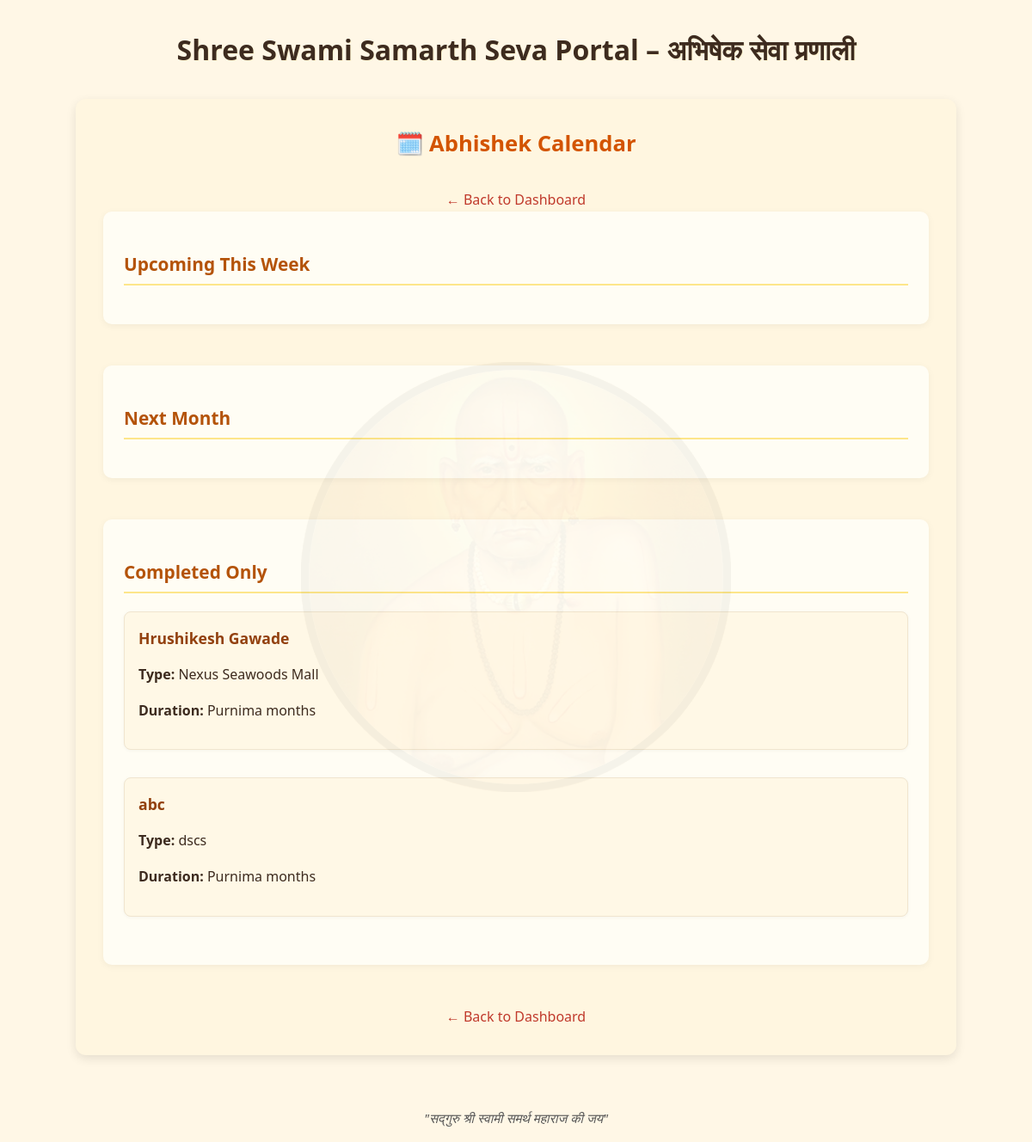
/calendar, run on the app's committed database.
### tables this page shows
CREATE TABLE bhakts (
    id INTEGER PRIMARY KEY AUTOINCREMENT,
    name TEXT NOT NULL,
    mobile TEXT,
    address TEXT,
    abhishek_type TEXT,
    start_date TEXT,
    end_date TEXT,
    duration_months INTEGER,
    email TEXT,
    gotra TEXT
);

### app.py (the view, shortened to what this page needs)
@app.route('/calendar')
def calendar():
    conn = sqlite3.connect(DB_PATH)
    c = conn.cursor()
    c.execute("SELECT * FROM bhakts")
    rows = c.fetchall()
    c.execute("SELECT bhakt_id, abhishek_type, completed_date FROM completed_abhisheks")
    completed_raw = c.fetchall()
    conn.close()
    completed = set((row[0], row[1], row[2]) for row in completed_raw)
    today = date.today()
    next_week = today + timedelta(days=7)
    next_month = today + timedelta(days=30)
    groups = {
        "Upcoming This Week": {},
        "Next Month": {},
        "Completed Only": {}
    }
    for row in rows:
        bhakt_id = row[0]
        name = row[1]
        abhishek_type = row[3]
        duration = row[4]
        start_date = row[5]
        dates = calculate_abhishek_dates(abhishek_type, start_date, duration)
        completed_dates = [d for d in dates if (bhakt_id, abhishek_type, d) in completed]
        upcoming_dates = [
            d for d in dates
            if datetime.strptime(d, '%Y-%m-%d').date() >= today
            and d not in completed_dates
        ]
        enriched_dates = []
        bhakt_info = {
            "id": bhakt_id,
            "abhishek_type": abhishek_type,
            "duration": duration,
            "enriched_dates": enriched_dates,
            "completed": completed_dates,
            "upcoming": upcoming_dates
        }
        if not upcoming_dates:
            groups["Completed Only"][name] = bhakt_info
    return render_template('calendar.html', schedule=groups, now=datetime.now())

### app.py (called while the page is built, shortened)
@app.context_processor
def inject_now():
    return {'now': lambda: datetime.now()}

def calculate_abhishek_dates(abhishek_type, start_date_str, duration_months):
    try:
        start_date = datetime.strptime(start_date_str, "%Y-%m-%d").date()
    except (ValueError, TypeError):
        return []
    try:
        duration_months = int(duration_months)
    except (ValueError, TypeError):
        return []

### templates/calendar.html (shortened to what this page needs)
<!DOCTYPE html>
<html lang="en">
<head>
  <link rel="stylesheet" href="{{ url_for('static', filename='css/style.css') }}">
</head>
<body>
  <header class="main-header">
    <h1>Shree Swami Samarth Seva Portal – अभिषेक सेवा प्रणाली</h1>
  </header>
  <div class="container">
    <h2>🗓️ Abhishek Calendar</h2>
    <div style="margin-top: 2em; text-align: center;">
      <a href="{{ url_for('dashboard') }}" class="back-link">← Back to Dashboard</a>
    </div>
    {% for group, bhakts in schedule.items() %}
    <div class="calendar-section">
      <h3>{{ group }}</h3>
      {% for bhakt, data in bhakts.items() %}
      <div class="schedule-card bhakt-entry">
        <h4>{{ bhakt }}</h4>
        <p><strong>Type:</strong> {{ data.abhishek_type }}</p>
        <p><strong>Duration:</strong> {{ data.duration }} months</p>
      </div>
      {% endfor %}
    </div>
    {% endfor %}
    <div style="margin-top: 2em; text-align: center;">
      <a href="{{ url_for('dashboard') }}" class="back-link">← Back to Dashboard</a>
    </div>
  </div>
  <footer class="main-footer">
    <p><em>"सद्गुरु श्री स्वामी समर्थ महाराज की जय"</em></p>
  </footer>
</body>
</html>

### static/css/style.css (style rules this page uses)
body { background-color: #fff7e6; font-family: 'Segoe UI', sans-serif; margin: 0; padding: 0; color: #3d2b1f; text-align: center; background-image: url("/static/img/swami-bg-pattern.png"); background-repeat: repeat-y; background-position: center top; background-size: cover; background-attachment: fixed; line-height: 1.6; }
header h1 { font-size: 2em; margin: 1em 0 0.5em; color: #3d2b1f; text-shadow: 1px 1px 0 #fff3d1; }
.container, .dashboard-container, .login-container { background-color: #fff6e0; border-radius: 12px; padding: 2em; box-shadow: 0 4px 12px rgba(0, 0, 0, 0.1); margin: 2em auto; max-width: 1000px; width: 80%; text-align: left; position: relative; z-index: 1; transition: transform 0.2s ease; }
.container::before, .login-container::before { content: ""; background: url("/static/img/swami-icon.png") no-repeat center center; background-size: 50%; opacity: 0.04; position: absolute; top: 50%; left: 50%; transform: translate(-50%, -50%); width: 100%; height: 100%; z-index: 0; pointer-events: none; }
.container h2, .dashboard-container h2, .login-container h2 { color: #d35400; margin-top: 0; margin-bottom: 1em; text-align: center; font-size: 1.6rem; }
a { color: #c0392b; text-decoration: none; }
.calendar-section { margin-bottom: 3em; padding: 1.5em; border-radius: 10px; background-color: #fffdf4; box-shadow: 0 2px 8px rgba(0, 0, 0, 0.05); }
.calendar-section h3 { color: #b45309; border-bottom: 2px solid #fde68a; padding-bottom: 0.3em; margin-bottom: 1em; font-size: 1.3rem; }
.bhakt-entry { margin-bottom: 2em; padding: 1em; border: 1px solid #f0e5cf; border-radius: 8px; background-color: #fff8e6; box-shadow: 0 1px 4px rgba(0, 0, 0, 0.04); }
.bhakt-entry h4 { margin-top: 0; margin-bottom: 0.5em; color: #92400e; font-size: 1.1rem; }
footer { margin-top: 4em; font-style: italic; color: #555; text-align: center; font-size: 0.95em; }

### data on the page
bhakts: name "Hrushikesh Gawade", abhishek_type "Nexus Seawoods Mall", duration "Purnima"
bhakts: name "abc", abhishek_type "dscs", duration "Purnima"

### other printed values
{{ group }} "Upcoming This Week" "Next Month" "Completed Only"
